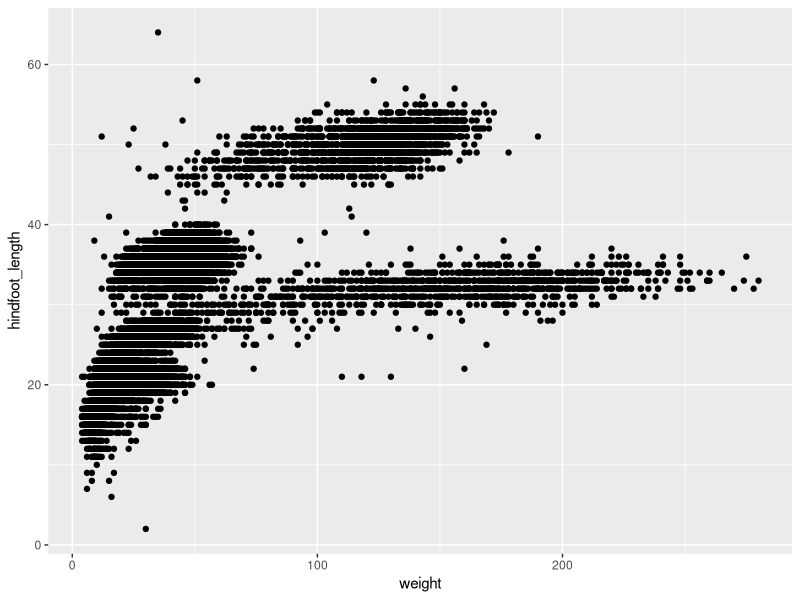
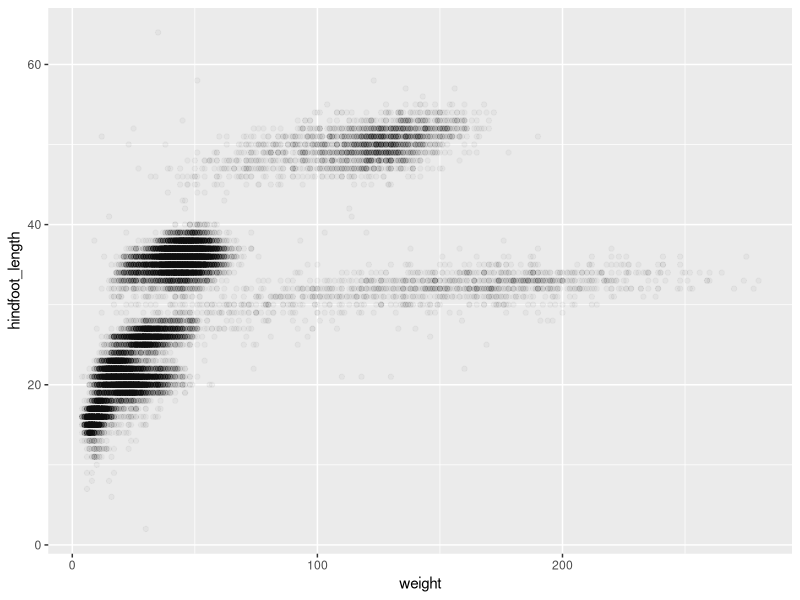
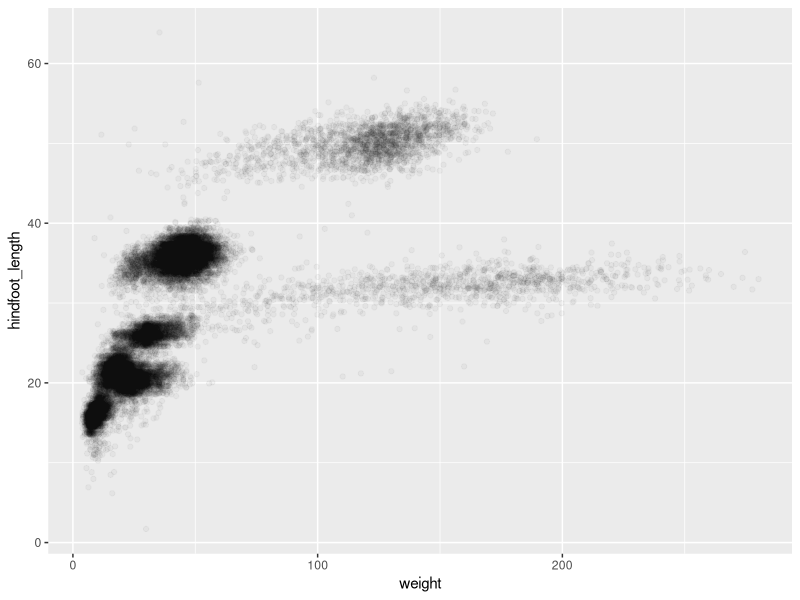
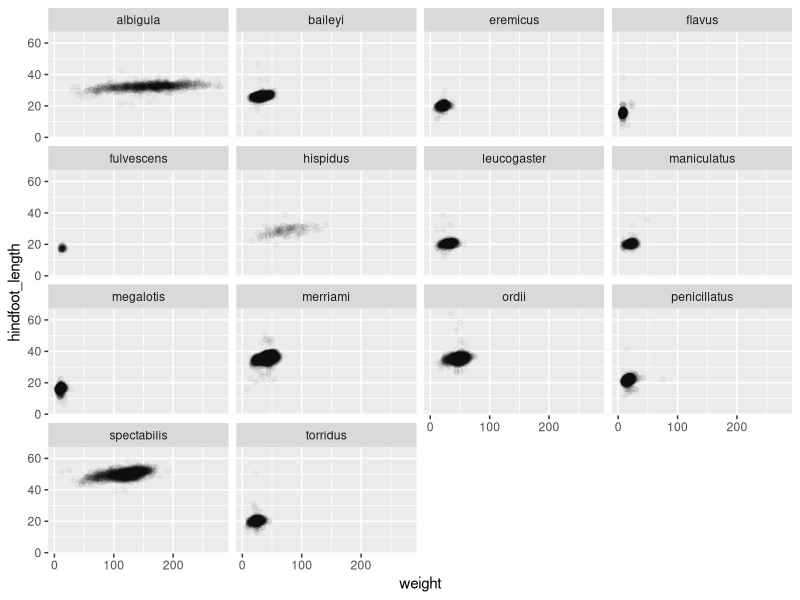
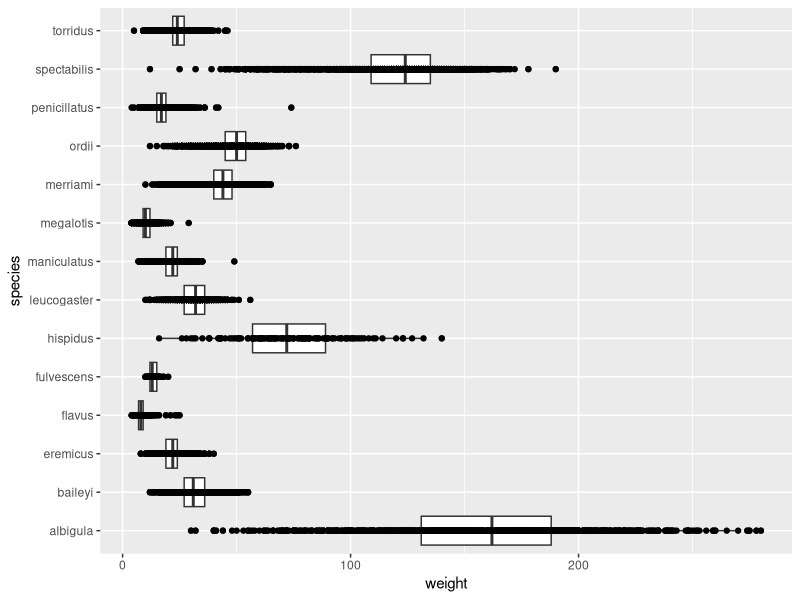
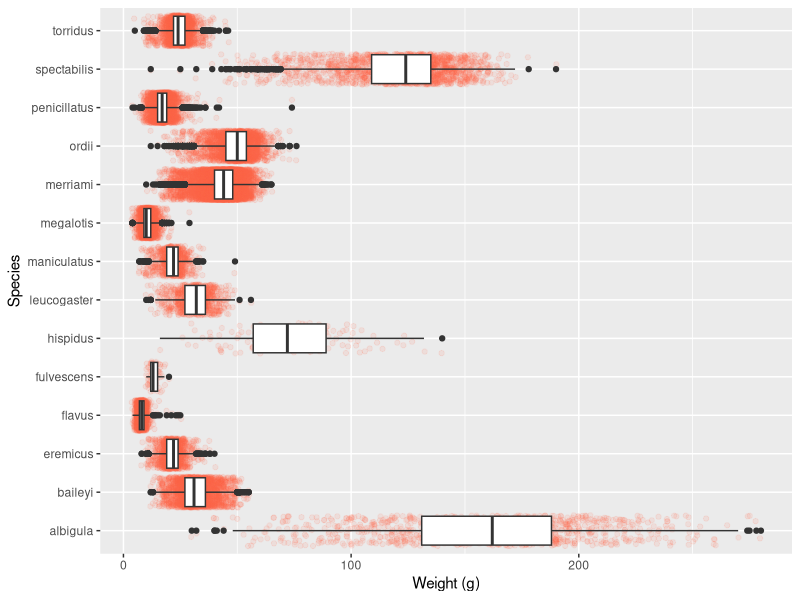
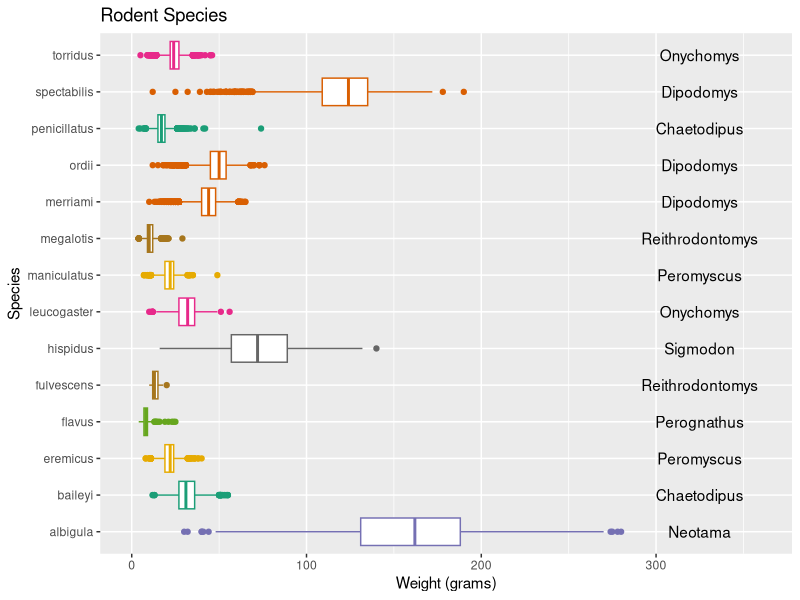
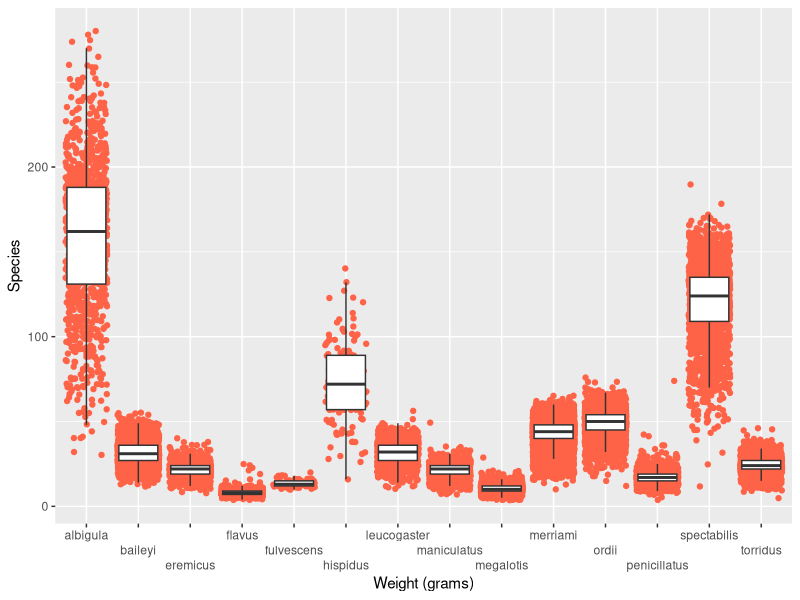

The R source for these figures, in order:
## ---- chunk 1
#| warning: false
#| include: false
library(tidyverse)
library(here)
library(RColorBrewer)
## ---- chunk 2
#| warning: false
# Code for question 1! 
surveys <- read_csv(here::here("supporting_artifacts", "learning_targets", "surveys.csv"), 
                    show_col_types = FALSE)

## ---- chunk 3
dim(surveys)
## ---- chunk 4
str(surveys)
## ---- chunk 5
# Code for question 4! 
ggplot(data = surveys, 
       mapping = aes(x = weight, y = hindfoot_length)) + 
  geom_point()

## ---- chunk 6
#Code for question 5!

ggplot(data = surveys, 
       mapping = aes(x = weight,
                     y = hindfoot_length)) + 
  geom_point(alpha = 0.035)


## ---- chunk 7
# Code for question 6! 
ggplot(data = surveys, 
       mapping = aes(x = weight, 
                     y = hindfoot_length)) +
  geom_jitter(
    alpha = 0.035,
    width = 0.5,
    height = 0.5
  ) 
## ---- chunk 8
# Code for question 7
ggplot(data = surveys, 
       mapping = aes(x = weight, y = hindfoot_length)) +
  geom_jitter(
    alpha = 0.035,
    width = 0.5,
    height = 0.5) +
  facet_wrap(~ species)
## ---- chunk 9
# Code for question 8 (and 9)!
ggplot(data = surveys, 
       mapping = aes(x = weight, y = species)) +
  geom_boxplot() +
  geom_point()
## ---- chunk 10
ggplot(data = surveys, 
  mapping = aes(x = weight, y = species)) +
  geom_jitter(color = "tomato", alpha = 0.1) +
  geom_boxplot(outlier.alpha = 1) +
  labs(x = "Weight (g)", y = "Species") +
  theme(legend.position = "none")
## ---- chunk 11
# Code for question 10! 
ggplot(data = surveys, 
       mapping = aes(x = weight, y = species, color = genus)) +
  labs(x = "Weight (grams)", y = "Species", title = "Rodent Species") +
  scale_color_manual(values = brewer.pal(n = 8, name = "Dark2")) +
  geom_boxplot(outlier.alpha = 1) +
  theme(legend.position = "none") +
  coord_cartesian(xlim = c(0, 360)) +
  annotate("text", y = 1, x = 325, label = "Neotama") +
  annotate("text", y = 2, x = 325, label = "Chaetodipus") +
  annotate("text", y = 3, x = 325, label = "Peromyscus") +
  annotate("text", y = 4, x = 325, label = "Perognathus") +
  annotate("text", y = 5, x = 325, label = "Reithrodontomys") +
  annotate("text", y = 6, x = 325, label = "Sigmodon") +
  annotate("text", y = 7, x = 325, label = "Onychomys") +
  annotate("text", y = 8, x = 325, label = "Peromyscus") +
  annotate("text", y = 9, x = 325, label = "Reithrodontomys") +
  annotate("text", y = 10, x = 325, label = "Dipodomys") +
  annotate("text", y = 11, x = 325, label = "Dipodomys") +
  annotate("text", y = 12, x = 325, label = "Chaetodipus") +
  annotate("text", y = 13, x = 325, label = "Dipodomys") +
  annotate("text", y = 14, x = 325, label = "Onychomys") 
## ---- chunk 12
# Code for question 11! 
ggplot(data = surveys, 
       mapping = aes(x = species, y = weight)) +
  labs(x = "Weight (grams)", y = "Species") +
  geom_jitter(color = "tomato") +
  geom_boxplot(outlier.alpha = 0) +
  scale_x_discrete(guide = guide_axis(n.dodge = 3))

